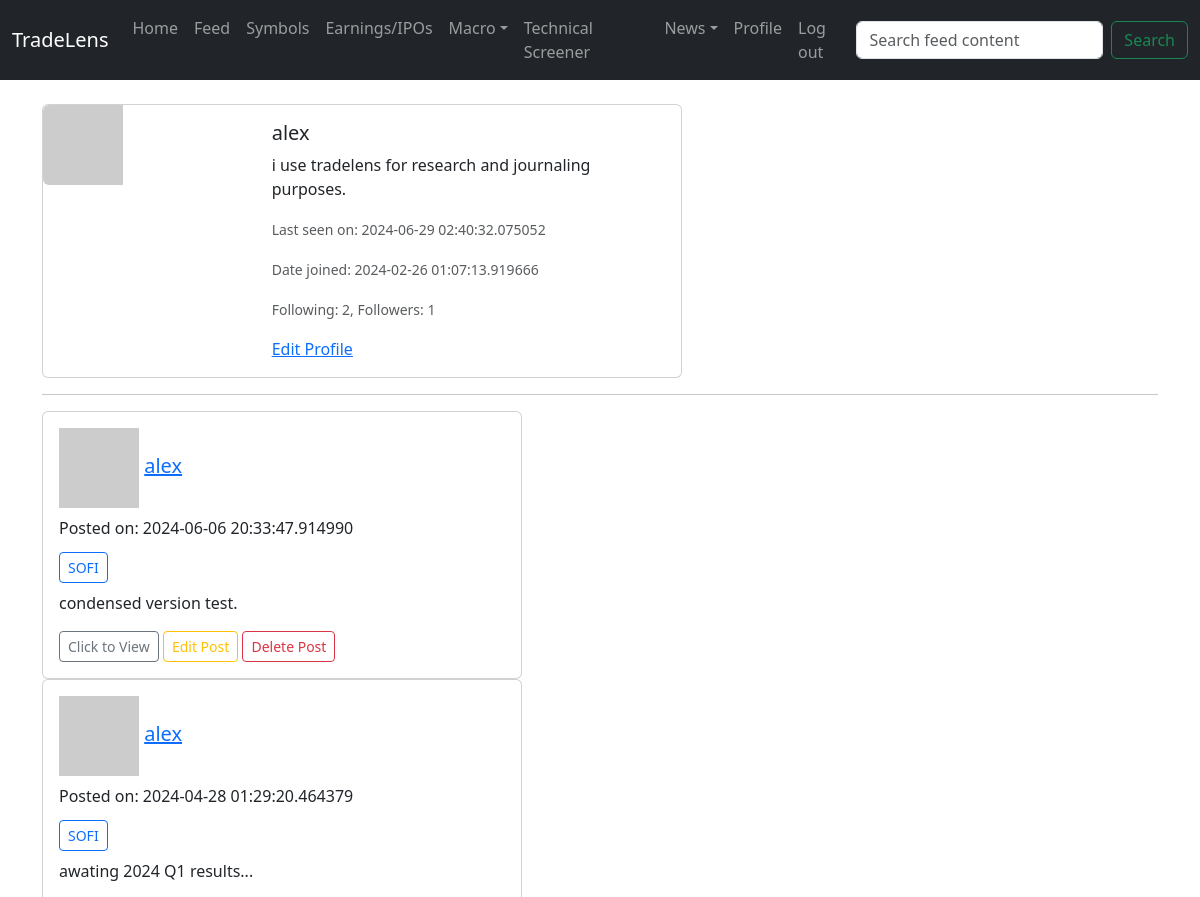
/user/alex (signed in, upper part), run on an earlier commit of the app's database.
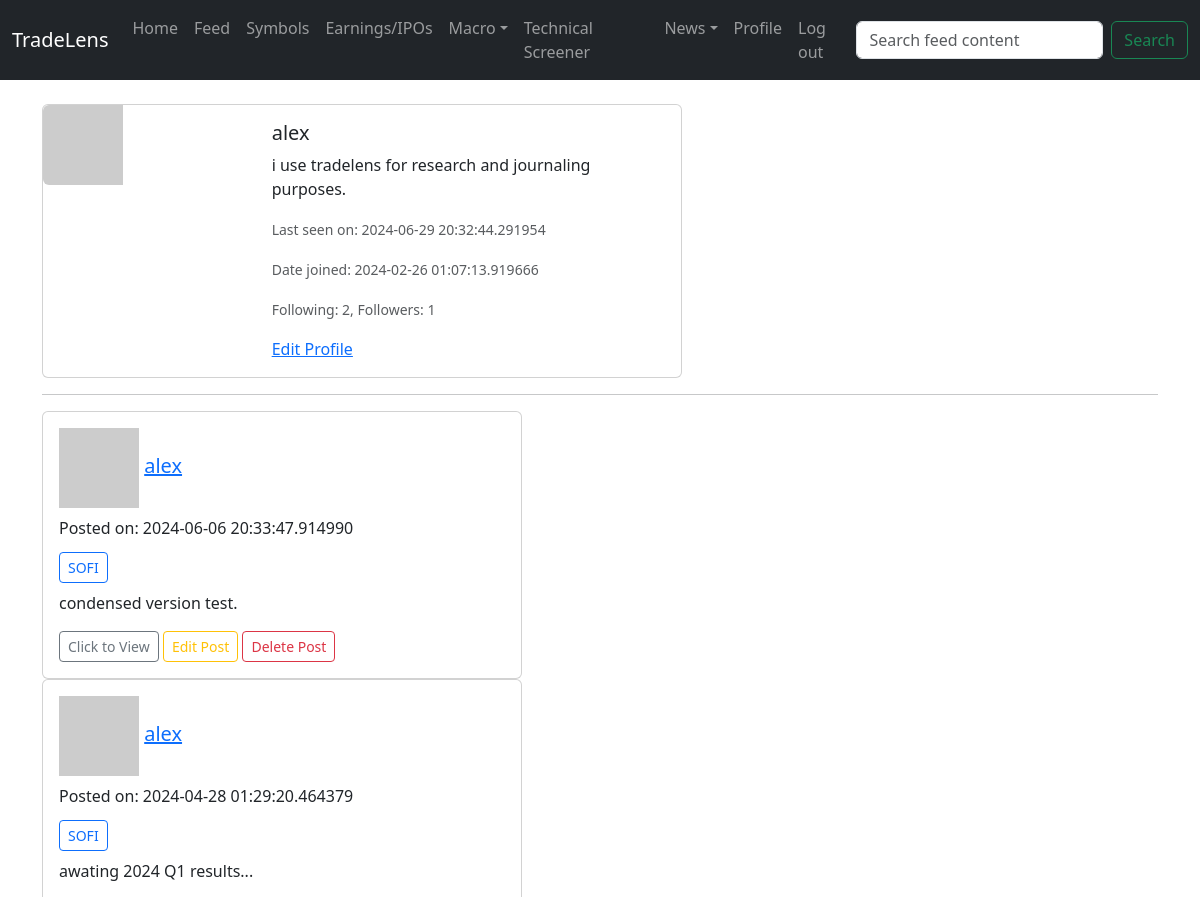
And on a later commit of the database.
### app/models.py (models this page shows, shortened)
class User(db.Model, UserMixin):
    id: so.Mapped[int] = so.mapped_column(primary_key=True)
    username: so.Mapped[str] = so.mapped_column(sa.String(64), index=True, unique=True)
    email: so.Mapped[str] = so.mapped_column(sa.String(120), index=True, unique=True)
    password_hash: so.Mapped[Optional[str]] = so.mapped_column(sa.String(256))
    about_me: so.Mapped[Optional[str]] = so.mapped_column(sa.String(200))
    last_seen: so.Mapped[Optional[datetime]] = so.mapped_column(default=lambda: datetime.now(timezone.utc))
    date_joined: so.Mapped[Optional[datetime]] = so.mapped_column(index=True,
                                                                  default=lambda: datetime.now(timezone.utc))
    posts: so.WriteOnlyMapped['Post'] = so.relationship(back_populates='author')
    watching = db.relationship('Stocks', secondary=watchlist, backref='watchers')
    def avatar(self, size):
        digest = md5(self.email.lower().encode('utf-8')).hexdigest()
        return f'https://www.gravatar.com/avatar/{digest}?d=identicon&s={size}'  # url of user's avatar image
    following: so.WriteOnlyMapped['User'] = so.relationship(
        secondary=followers,
        primaryjoin=(followers.c.follower_id == id),
        secondaryjoin=(followers.c.following_id == id),
        back_populates='followers'
    )
    followers: so.WriteOnlyMapped['User'] = so.relationship(
        secondary=followers,
        primaryjoin=(followers.c.following_id == id),
        secondaryjoin=(followers.c.follower_id == id),
        back_populates='following'
    )
    def followers_count(self):
        num_followers = sa.select(sa.func.count()).select_from(self.followers.select().subquery())
        return db.session.scalar(num_followers)
    def following_count(self):
        num_following = sa.select(sa.func.count()).select_from(self.following.select().subquery())
        return db.session.scalar(num_following)

class Post(db.Model):
    id: so.Mapped[int] = so.mapped_column(primary_key=True)
    title: so.Mapped[str] = so.mapped_column(sa.String(10), index=True)
    content: so.Mapped[str] = so.mapped_column(sa.Text())
    timestamp: so.Mapped[datetime] = so.mapped_column(index=True, default=lambda: datetime.now(timezone.utc))
    user_id: so.Mapped[int] = so.mapped_column(sa.ForeignKey(User.id), index=True)
    author: so.Mapped['User'] = so.relationship(back_populates='posts')

### app/users/routes.py (the view)
@bp_users.route('/user/<username>')
@login_required
def user(username):
    user = User.query.filter_by(username=username).first_or_404()
    form = EmptyForm()
    posts = Post.query.order_by(Post.timestamp.desc()).where(Post.user_id == user.id)
    return render_template('users/user.html',
                           title=f'{user.username}',
                           user=user,
                           posts=posts,
                           form=form)

### app/users/forms.py
class EmptyForm(FlaskForm):
    submit = SubmitField('Submit')

### app/main/forms.py
class SearchForm(FlaskForm):
    searched = StringField("Searched",
                           validators=[DataRequired()])  # name="searched" attribute, in <form> of navbar.html
    submit = SubmitField("Submit")

### app/models.py (called while the page is built)
@login_manager.user_loader
def load_user(id):  # Flask-Login passes id argument as string
    return db.session.get(User, int(id))

### app/users/templates/users/user.html
{% extends 'main/base.html' %}
{% block content %}
    <div class="card mb-3" style="width: 40rem;">
        <div class="row g-0">
            <div class="col-md-4">
                <img src="{{ user.avatar(256) }}" class="img-fluid rounded-start" alt="">
            </div>
            <div class="col-md-8">
                <div class="card-body">
                    <h5 class="card-title">{{ user.username }}</h5>
                    <p class="card-text">{% if user.about_me %} {{ user.about_me }} {% endif %}</p>
                    <p class="card-text"><small class="text-body-secondary">{% if user.last_seen %} Last seen on: {{ user.last_seen }} {% endif %}</small></p>
                    <p class="card-text"><small class="text-body-secondary">{% if user.date_joined %} Date joined: {{ user.date_joined }} {% endif %}</small></p>
                    <p class="card-text"><small class="text-body-secondary">Following: {{ user.following_count() }}, Followers: {{ user.followers_count() }}</small></p>
                    {% if user == current_user %}
                        <a href="{{ url_for('users.edit_profile') }}">Edit Profile</a>
                    {% elif not current_user.is_following(user) %}
                        <form action="{{ url_for('users.follow', username=user.username) }}" method="post">
                            {{ form.hidden_tag() }}
                            {{ form.submit(value='Follow')}}
                        </form>
                    {% else %}
                        <form action="{{ url_for('users.unfollow', username=user.username) }}" method="post">
                            {{ form.hidden_tag() }}
                            {{ form.submit(value='Unfollow')}}
                        </form>
                    {% endif %}
                </div>
            </div>
        </div>
    </div>
    <hr>
    {% for post in posts %}
        {% include 'feed/_post.html' %}
    {% endfor %}
{% endblock %}

### app/main/templates/main/base.html (shortened to what this page needs)
<!doctype html>
<html lang="en">
<head>
    <link href="https://cdn.jsdelivr.net/npm/bootstrap@5.3.2/dist/css/bootstrap.min.css" rel="stylesheet">
</head>
<body>
    <div class="wrapper">
        {% include 'main/navbar.html' %}
        <br>
        <div class="container content">
            {% block content %}
            {% endblock %}
        </div>
    </div>
    <br><br>
</body>
</html>

### app/main/templates/main/navbar.html (shortened to what this page needs)
<nav class="navbar navbar-expand-lg navbar-dark bg-dark sticky-top">
    <div class="container-fluid">
        <a class="navbar-brand" href="{{ url_for('main.index') }}">TradeLens</a>
        <div class="collapse navbar-collapse" id="navbarSupportedContent">
            <ul class="navbar-nav me-auto mb-2 mb-lg-0">
                <li class="nav-item">
                    <a class="nav-link" href="{{ url_for('main.index') }}">Home</a>
                </li>
                <li class="nav-item">
                    <a class="nav-link" href="{{ url_for('feed.feed') }}">Feed</a>
                </li>
                <li class="nav-item">
                    <a class="nav-link" href="{{ url_for('stocks.symbol_directory') }}">Symbols</a>
                </li>
                <li class="nav-item">
                    <a class="nav-link" href="{{ url_for('broad.earnings_ipos') }}">Earnings/IPOs</a>
                </li>
                <li class="nav-item dropdown">
                    <a class="nav-link dropdown-toggle" id="navbarDropdown" href="#" role="button" data-bs-toggle="dropdown" aria-expanded="false">Macro</a>
                </li>
                <li class="nav-item">
                    <a class="nav-link" href="{{ url_for('screener.technical_screener') }}">Technical Screener</a>
                </li>
                <li class="nav-item dropdown">
                    <a class="nav-link dropdown-toggle" id="navbarDropdown" href="#" role="button" data-bs-toggle="dropdown" aria-expanded="false">News</a>
                </li>
                {% if current_user.is_anonymous %}
                <li class="nav-item">
                    <a class="nav-link" href="{{ url_for('auth.login') }}">Log in</a>
                </li>
                {% else %}
                <li class="nav-item">
                    <a class="nav-link" href="{{ url_for('users.user', username=current_user.username) }}">Profile</a>
                </li>
                <li class="nav-item">
                    <a class="nav-link" href="{{ url_for('auth.logout') }}">Log out</a>
                </li>
                {% endif %}
            </ul>
            <form method="POST" action="{{ url_for('main.search') }}" class="d-flex" role="search">
                <input class="form-control me-2" type="search" placeholder="Search feed content" aria-label="Search" name="searched">
                <button class="btn btn-outline-success" type="submit">Search</button>
            </form>
        </div>
    </div>
</nav>

### app/feed/templates/feed/_post.html
<div class="card" style="width: 30rem;">
    <div class="card-body">
        <h5 class="card-title">
            <img src="{{ post.author.avatar(36) }}" alt="">
            <a href="{{ url_for('users.user', username=post.author.username)}}">{{ post.author.username }}</a>
        </h5>
        <p>Posted on: {{ post.timestamp }}</p>
        <h6 class="card-subtitle mb-2 text-body-secondary">
            <a href="{{ url_for('stocks.symbol', symbol=post.title) }}" class="btn btn-outline-primary btn-sm">{{ post.title }}</a>
        </h6>
        <p class="card-text">{{ post.content | safe }}</p>
        <a href="{{ url_for('feed.post', id=post.id) }}" class="btn btn-outline-secondary btn-sm">Click to View</a>
        {% if current_user.id == post.author.id %}
            <a href="{{ url_for('feed.edit_post', id=post.id) }}" class="btn btn-outline-warning btn-sm">Edit Post</a>
            <a href="{{ url_for('feed.delete_post', id=post.id) }}" class="btn btn-outline-danger btn-sm">Delete Post</a>
        {% endif %}
    </div>
</div>

### app/main/templates/main/base.html (style rules this page uses)
html, body { height: 100%; }
.wrapper { min-height: 100vh; display: flex; flex-direction: column; }
.content { flex: 1; }

What changed in the data, as far as the page shows it:
changed User "alex": last_seen "2024-06-29 02:40:32.075052" → "2024-06-29 20:32:44.291954"
